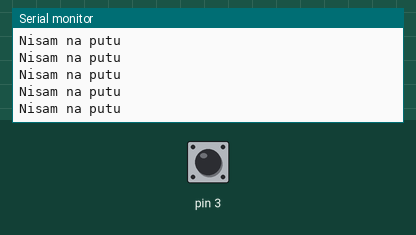
This sketch was run on a simulated Arduino Uno, built with avr-gcc and run on an emulated ATmega328P. On the bench: the last lines printed to the serial monitor. The test bench sets the inputs (shaded band); at power-on: pin 3 HIGH.

Above: at 1.2 s.
1.3 s: pin 3 driven LOW
At 2.4 s:
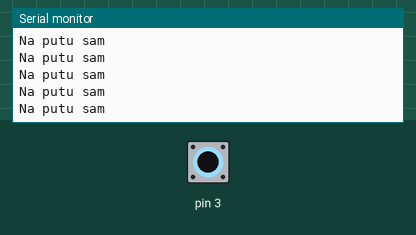
3.2 s: pin 3 driven HIGH
At 3.8 s:
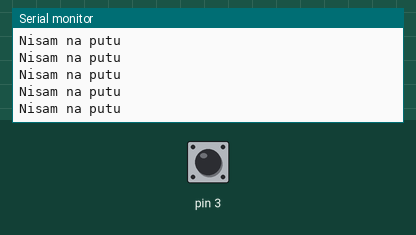
6.2 s: pin 3 driven LOW
At 6.9 s:
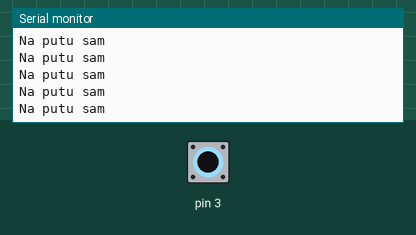
9.2 s: pin 3 driven HIGH
At 10.0 s:
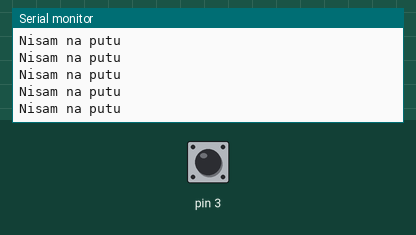
12.2 s: pin 3 driven LOW
At 12.9 s:
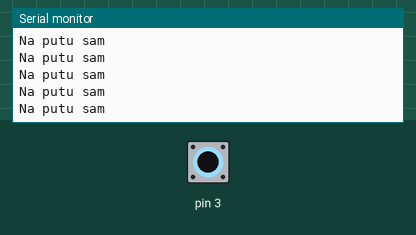

The sketch:

Linija.ino
```cpp
void setup() {
  // put your setup code here, to run once:
  Serial.begin(9600);
  pinMode(3, INPUT);
}

void loop() {
  system("cls");
  // put your main code here, to run repeatedly:
  if(digitalRead(3) == 0)
    Serial.println("Na putu sam");
  else
    Serial.println("Nisam na putu");
}
```

Measured:
- after the input at 1.3 s, the serial monitor: prints a new line after 0.07 s (image 1)
